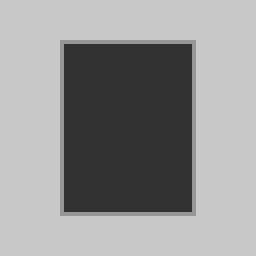
%> input picture block.tif, 64 x 64 px (shown 4 times larger)
$ octave canny.m   (GNU Octave 9; MATLAB toolbox functions it lacks are replaced by stand-ins)
%> lines starting %> are read from the running program, lines starting %| are printed output that depends on the picture; in (x1, y1, x2, y2) boxes, pixels count from 0 and x2, y2 are one past the last pixel; in counts of white or black regions, pixels touching at a corner belong together; the program's own positions count from 1
% Canny Edge Detector
% Set variables: sigma and thresholds
sig = 1;
mLow = 0.5;
mHigh = 2.5;

%---Read image:
img = imread('block.tif');
%> img is the input picture: size 64x64 uint8; min 50, max 200, mean 148.9

% [17 lines of commented-out code are left out]
Gau = fspecial('gaussian', [7 7], sig);
dGau = gradient(Gau);
dGau_Size = size(dGau,2);
crop = (dGau_Size-1)/2;

% On both directions: x and y
y = conv2(img, dGau,'same');
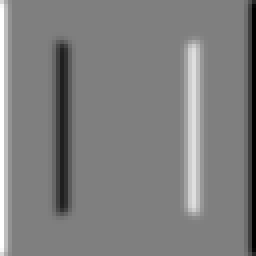
%> y: size 64x64 double (shown 4 times larger); min -68.18, max 68.18, mean 0; drawn with min black and max white
x = conv2(img, dGau','same');
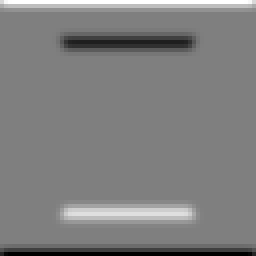
%> x: size 64x64 double (shown 4 times larger); min -68.18, max 68.18, mean 0; mean of the top-left, top-right, bottom-left and bottom-right quarters 0.8, 0.8, -0.8, -0.8; drawn with min black and max white

% Crop off the boundary parts: the places where the convolution was partial
m = size(img,1);
%> m = 64
n = size(img,2);
%> n = 64
x = x(crop+1:m-crop, crop+1:n-crop);
%> x: size 58x58 double
y = y(crop+1:m-crop, crop+1:n-crop);
%> y: size 58x58 double

% Magnitude: norm of gradient
Norm = sqrt( x.^2 + y.^2 );
% Direction of gradient
Angle = atan2(y, x) * (180.0/pi);

% For divide by zero
x(x==0) = 1e-10;
%> x: size 58x58 double; min -51.13, max 51.13, mean 0; mean of the top-left, top-right, bottom-left and bottom-right quarters -3.3, -3.3, 3.3, 3.3
Slope = abs(y ./ x);

% Obtain angles all >= 0
y = Angle < 0;
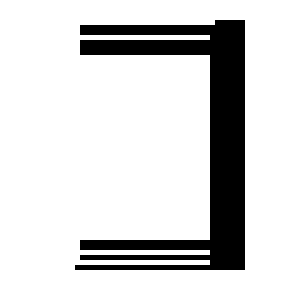
%> y: size 58x58 logical (shown 5 times larger); 82.6% white; 1 black region, box (x1, y1, x2, y2) and area: (15, 4, 49, 54) 584
Angle = Angle + 180*y;
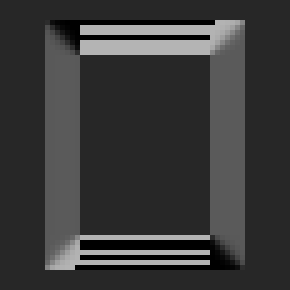
%> Angle: size 58x58 double (shown 5 times larger); min 0, max 180, mean 56.7

%---NON-MAXIMAL SUPPRESSION:
% partition the angles into 4 main directions with 45 degree in difference
Direction = [-inf 45 90 135 inf];
[~, a] = histc(Angle,Direction);
dAngle = a;
[m,n] = size(dAngle);
%> m = 58; n = 58

% Set boundary pixels to 0
dAngle(1,:) = 0;
%> dAngle: size 58x58 double; min 0, max 4, mean 1.52
dAngle(end,:)=0;
%> dAngle: size 58x58 double; min 0, max 4, mean 1.5
dAngle(:,1) = 0;
%> dAngle: size 58x58 double; min 0, max 4, mean 1.49
dAngle(:,end) = 0;
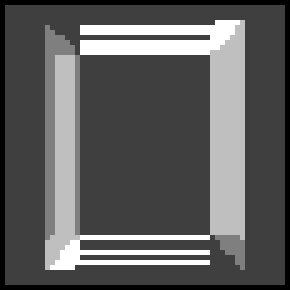
%> dAngle: size 58x58 double (shown 5 times larger); min 0, max 4, mean 1.47; drawn with min black and max white

edgePoint = zeros(m,n);
result = edgePoint;
low  = mLow * mean(Norm(:));
%> low = 3.66
high = mHigh * low;
%> high = 9.15
thresh = [low high];
%> thresh = [3.66 9.15]

% Each pixel is set to either 1,2,3,or 4, find maximum for each window:
% 1. Gradient direction: 0-45
gDir = 1;
i = find(dAngle == gDir);
%> i = 2279 values from 60 to 3305
slp = Slope(i);
%> slp = 2279 values, max 1 at index 512, min 2.49e-17 at index 560, mean 0.754

% (1,1) and (1,0)
gDiff1 = slp.*(Norm(i)-Norm(i+m+1)) + (1-slp).*(Norm(i)-Norm(i+1));
%> gDiff1 = 2279 values, max 22.74 at index 510, min -23.19 at index 558, mean -0.342
% (-1,-1) and (-1,0)
gDiff2 = slp.*(Norm(i)-Norm(i-m-1)) + (1-slp).*(Norm(i)-Norm(i-1));
%> gDiff2 = 2279 values, max 23.19 at index 559, min -22.79 at index 511, mean 0.138

edge = i( gDiff1 >= 0 & gDiff2 >= 0);
%> edge = 1802 values from 60 to 3305
edgePoint(edge) = 1;
%> edgePoint: size 58x58 double; values 0 (black) and 1 (white), 53.6% white; 2 black regions, box (x1, y1, x2, y2) and area: (8, 3, 50, 55) 1334, (0, 0, 58, 58) 228

%----------------------------------------------------
% 2. Gradient direction: 45-90
gDir = 2;
i = find(dAngle == gDir);
%> i = 157 values from 528 to 2838
invSlp = 1 ./ Slope(i);
%> invSlp = 157 values, max 1 at index 93, min 2.02e-16 at index 98, mean 0.0818

% (1,1) and (0,1)
gDiff1 = invSlp.*(Norm(i)-Norm(i+m+1)) + (1-invSlp).*(Norm(i)-Norm(i+m));
%> gDiff1 = 157 values, max 22.74 at index 95, min -22.79 at index 134, mean -5.63
% (-1,-1) and (0,-1)
gDiff2 = invSlp.*(Norm(i)-Norm(i-m-1)) + (1-invSlp).*(Norm(i)-Norm(i-m));
%> gDiff2 = 157 values, max 22.74 at index 135, min -22.79 at index 97, mean 0.0728

edge = i( gDiff1 >=0 & gDiff2 >= 0);
%> edge = [706; 707; 763; 2602; 2658; 2659]
edgePoint(edge) = 1;
%> edgePoint: size 58x58 double; values 0 (black) and 1 (white), 53.7% white; 2 black regions, box (x1, y1, x2, y2) and area: (8, 3, 50, 55) 1328, (0, 0, 58, 58) 228

%----------------------------------------------------
% 3. Gradient direction: 90-135
gDir = 3;
i = find(dAngle == gDir);
%> i = 445 values from 571 to 2832
invSlp = 1 ./ Slope(i);
%> invSlp = 445 values, max 1 at index 168, min 1.52e-17 at index 54, mean 0.0289

% (-1,1) and (0,1)
gDiff1 =   invSlp.*(Norm(i)-Norm(i+m-1)) + (1-invSlp).*(Norm(i)-Norm(i+m));
%> gDiff1 = 445 values, max 23.19 at index 93, min -23.19 at index 207, mean 2.72
% (1,-1) and (0,-1)
gDiff2 =   invSlp.*(Norm(i)-Norm(i-m+1)) + (1-invSlp).*(Norm(i)-Norm(i-m));
%> gDiff2 = 445 values, max 23.19 at index 245, min -23.19 at index 131, mean 0.668

edge = i( gDiff1 >=0 & gDiff2 >= 0);
%> edge = 76 values from 708 to 2657
edgePoint(edge) = 1;
%> edgePoint: size 58x58 double; values 0 (black) and 1 (white), 56% white; 2 black regions, box (x1, y1, x2, y2) and area: (8, 3, 50, 55) 1252, (0, 0, 58, 58) 228

%----------------------------------------------------
% 4. Gradient direction: 135-180
gDir = 4;
i = find(dAngle == gDir);
%> i = 255 values from 634 to 2731
slp = Slope(i);
%> slp = 255 values, max 1 at index 4, min 9.79e-19 at index 26, mean 0.0504

% (-1,1) and (-1,0)
gDiff1 = slp.*(Norm(i)-Norm(i+m-1)) + (1-slp).*(Norm(i)-Norm(i-1));
%> gDiff1 = 255 values, max 22.74 at index 20, min -23.19 at index 27, mean -1.91
% (1,-1) and (1,0)
gDiff2 = slp.*(Norm(i)-Norm(i-m+1)) + (1-slp).*(Norm(i)-Norm(i+1));
%> gDiff2 = 255 values, max 23.19 at index 26, min -22.79 at index 19, mean 2.07

edge = i( gDiff1 >=0 & gDiff2 >= 0);
%> edge = 32 values from 804 to 2561
edgePoint(edge) = 1;
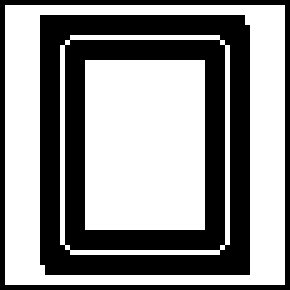
%> edgePoint: size 58x58 double (shown 5 times larger); values 0 (black) and 1 (white), 57% white; 2 black regions, box (x1, y1, x2, y2) and area: (8, 3, 50, 55) 1220, (0, 0, 58, 58) 228


%---HYSTERESIS THRESHOLDING:
% Find pixels lower then Low threshold and higher than High threshold
edgePoint = edgePoint*0.6;
x = find(edgePoint > 0 & Norm < low);
%> x = 1772 values from 60 to 3305
edgePoint(x)=0;
%> edgePoint: size 58x58 double; values 0 (black) and 0.6 (white), 4.3% white in thin lines or dots, all inside (x1, y1, x2, y2) = (12, 7, 46, 51)
x = find(edgePoint > 0 & Norm  >= high);
%> x = 144 values from 706 to 2659
edgePoint(x)=1;
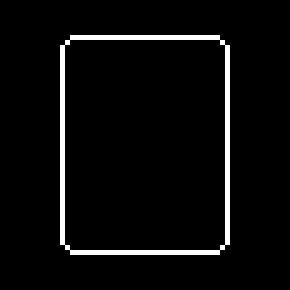
%> edgePoint: size 58x58 double (shown 5 times larger); values 0 (black) and 1 (white), 4.3% white in thin lines or dots, all inside (x1, y1, x2, y2) = (12, 7, 46, 51)

% Find all pixels that's connected to High threshold ones but not
% below Low threshold, add 0.4 to then so as to mark edges
xx = [];
x = find(edgePoint == 1);
while (size(xx,1) ~= size(x,1))
  xx = x;
  neighbour = [x+m+1, x+m, x+m-1, x-1, x-m-1, x-m, x-m+1, x+1];
  edgePoint(neighbour) = 0.4 + edgePoint(neighbour);
  y = find(edgePoint == 0.4);
  edgePoint(y) = 0;
  y = find(edgePoint >= 1);
  edgePoint(y) = 1;
  x = find(edgePoint == 1);
end
%> this loop made 1 pass

x = find(edgePoint == 1);
result(x)=1;

%---Ploting the result:
subplot(121), imagesc(img), title('Original image');
subplot(122), imagesc(result), title('Canny edge detector result'), colormap(gray);
